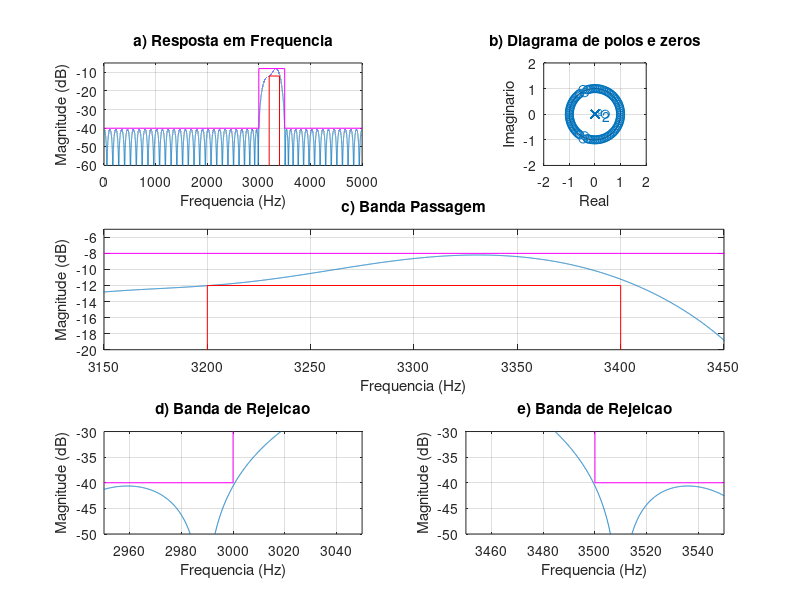
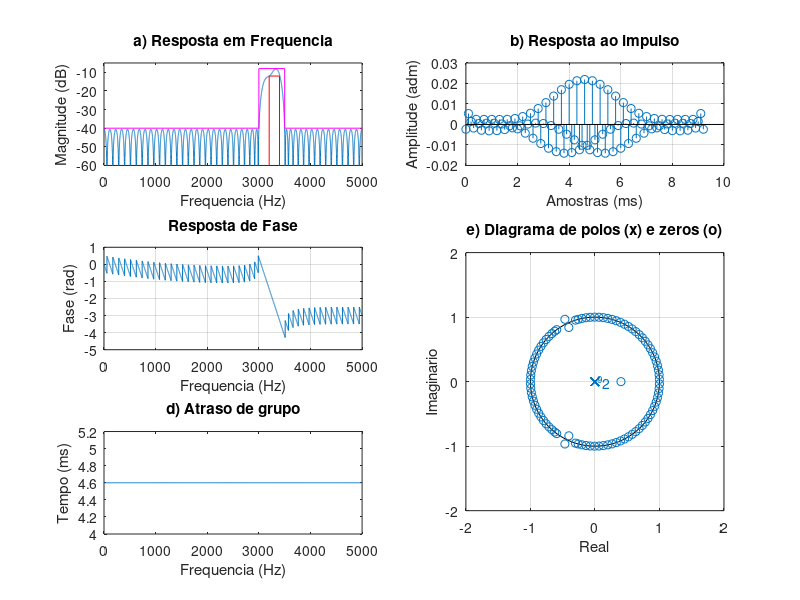

Reproduce these figures in MATLAB, in order.
% Projeto filtro 3 FIR PM
% BP - (fa = 10000 Hz, f1 = 3000 Hz; f2 = 3200 Hz, f3 = 3400 Hz;
% f4 = 3500 Hz, Ap = 2 dB, As = 30 dB, GdB = -10 dB)

close all;
clear all;
clc;

ExecutarAjuste = 1;

%% Especificacoes
Ap = 2; As = 30; GdB = -10;

fa = 10000;
fp1 = 3200; fp2 = 3400;
fs1 = 3000; fs2 = 3500;

fcuts = [fs1 fp1 fp2 fs2];
w = fcuts/fa*(2*pi);
ws1 = w(1)/pi; wp1 = w(2)/pi; wp2 = w(3)/pi; ws2 = w(4)/pi;

mags = [0 1 0];
devs_As = 10^(-(As+1.6)/20);
devs_Ap = 1-10^(-Ap/20);
devs = [devs_As devs_Ap devs_As];
G0 = GdB;

% calculo da ordem com firpmord
if ExecutarAjuste
    fcuts = fcuts + [0 -15 10 0];
end

[n,f0,a0,w0] = firpmord(fcuts,mags,devs,fa);

% calculo algoritmo PM
h_pm = firpm(n,f0,a0,w0);
h_pm = h_pm*10^(G0/20);

%%
figure(1)
subplot(321)
[h, w] = freqz(h_pm, 1, linspace(0,pi,100000));
% plot(w/pi, abs(h)); grid on;
plot(w*fa/2/pi,20*log10(abs(h))); grid on;
title('a) Resposta em Frequencia')
xlim([0 fa/2]);ylim([-60 -5]);
hold on;
Amin = 80;
As = As - G0;
Ap = Ap + G0;
plot([wp1, wp1, wp2, wp2]*fa/2, [-Amin, Ap-4, Ap-4, -Amin], '-r')
plot([0, ws1, ws1, ws2, ws2, 1]*fa/2, [-As, -As, Ap, Ap, -As,-As], '-m')
xlabel('Frequencia (Hz)');
ylabel('Magnitude (dB)');

subplot(322)
zplane(h_pm, 1); axis([-2 2 -2 2]);
title('b) Diagrama de polos e zeros')
xlabel('Real');
ylabel('Imaginario');

subplot(3,2,3:4)
plot(w*fa/2/pi,20*log10(abs(h))); grid on;
title('c) Banda Passagem')
grid on; hold on;
plot([wp1, wp1, wp2, wp2]*fa/2, [-Amin, Ap-4, Ap-4, -Amin], '-r')
plot([0, ws1, ws1, ws2, ws2, 1]*fa/2, [-As, -As, Ap, Ap, -As,-As], '-m')
xlim([3150 3450]); ylim([-20 -5]);
xlabel('Frequencia (Hz)');
ylabel('Magnitude (dB)');

subplot(3,2,5)
plot(w*fa/2/pi,20*log10(abs(h))); grid on;
title('d) Banda de Rejeicao')
grid on; hold on;
plot([wp1, wp1, wp2, wp2]*fa/2, [-Amin, Ap-4, Ap-4, -Amin], '-r')
plot([0, ws1, ws1, ws2, ws2, 1]*fa/2, [-As, -As, Ap, Ap, -As,-As], '-m')
xlim([2950 3050]); ylim([-50 -30]);
xlabel('Frequencia (Hz)');
ylabel('Magnitude (dB)');

subplot(3,2,6)
plot(w*fa/2/pi,20*log10(abs(h))); grid on;
title('e) Banda de Rejeicao')
grid on; hold on;
plot([wp1, wp1, wp2, wp2]*fa/2, [-Amin, Ap-4, Ap-4, -Amin], '-r')
plot([0, ws1, ws1, ws2, ws2, 1]*fa/2, [-As, -As, Ap, Ap, -As,-As], '-m')
xlim([3450 3550]); ylim([-50 -30]);
xlabel('Frequencia (Hz)');
ylabel('Magnitude (dB)');

%%
figure(2)
%suptitle(['LP FIR ' num2str(fp) '-' num2str(fs) ' Ordem: ' num2str(2*M+1)])

escala = fa/2;
subplot(3,2,[4 6])
zplane(h_pm, 1);
axis([-2 2 -2 2])
title('e) Diagrama de polos (x) e zeros (o)')
xlabel('Real');
ylabel('Imaginario');

clear h w
[h, w] = freqz(h_pm, 1, 'whole');

subplot(322)
x_imp = [0:length(h_pm)-1]/fa*1000;
stem(x_imp, h_pm); grid on;
title('b) Resposta ao impulso')
xlabel('Amostras (ms)');
ylabel('Amplitude (adm)');

subplot(321)
[h, w] = freqz(h_pm, 1, linspace(0,pi,10000));
% plot(w/pi, abs(h)); grid on;
% plot(w/pi*escala, 20*log10(abs(h))); grid on;
plot(w*fa/2/pi,20*log10(abs(h)))
hold on;
title('a) Resposta em Frequencia')
ylim([-60 -5])
Amin = 80;
plot([wp1, wp1, wp2, wp2]*fa/2, [-Amin, Ap-4, Ap-4, -Amin], '-r')
plot([0, ws1, ws1, ws2, ws2, 1]*fa/2, [-As, -As, Ap, Ap, -As,-As], '-m')
xlim([0 fa/2])
xlabel('Frequencia (Hz)');
ylabel('Magnitude (dB)');

subplot(323)
plot(w/pi*escala, unwrap(angle(h))/pi); grid on;
title('Resposta de Fase')
xlabel('Frequencia (Hz)');
ylabel('Fase (rad)');

subplot(325)
[del_y, del_x] = grpdelay(h_pm, 1);
plot(del_x/pi*fa/2, del_y/fa*1000);
title('d) Atraso de grupo')
xlabel('Frequencia (Hz)');
ylabel('Tempo (ms)');
